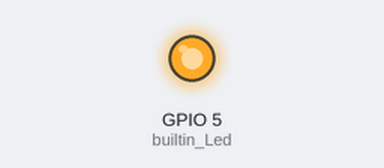
The sketch below on a simulated ESP32. Parts: output pins drawn as LEDs (lit = HIGH). WiFi joins after 1.5 s; servers stay silent unless stated; not simulated (calls return 0 or success): secrets.h; what the sketch prints to the serial monitor is not drawn.

Above: at 0.1 s.
At 2.6 s:
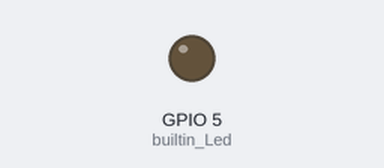
Timing chart, 0 to 4.1 s (numbered marks = the images above):
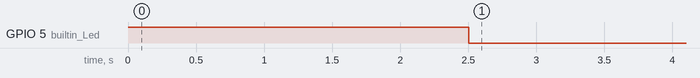

The sketch:

master_test.ino
```cpp
// based on https://gist.github.com/yaqwsx/ac662c9b600ef39a802da0be1b25d32d
// 2018.07.14 jnogues@gmail.com, Jaume Nogués, rPrim Tech
// This sketch shows the use of 802.11 LR (Low Rate)
// master.ino

#include <Arduino.h>
#include <WiFi.h>
#include <WiFiUdp.h>
#include <esp_wifi.h>
#include "secrets.h"

const char* ssid = "kkkkk";//AP ssid
const char* password = "12345678";//AP password
const char* ssidRouter = MYSSID;//STA router ssid
const char* passwordRouter = PASS;//STA router password
WiFiUDP udp;

void setup() {
    pinMode(5, OUTPUT);//builtin Led, for debug
    digitalWrite(5, HIGH);
    Serial.begin( 115200 );
    Serial.println( "Master" );

    //first, we start STA mode and connect to router
    WiFi.mode( WIFI_AP_STA );
    WiFi.begin(ssidRouter,passwordRouter);

    //Wifi connection
    while (WiFi.status() != WL_CONNECTED)
    {
      delay(500);
      Serial.print(".");
    }

    Serial.println("Router WiFi connected");
    Serial.print("IP address: ");
    Serial.println(WiFi.localIP());

    //second, we start AP mode with LR protocol
    //This AP ssid is not visible whith our regular devices
    WiFi.mode( WIFI_AP );//for AP mode
    //here config LR mode
    int a= esp_wifi_set_protocol( WIFI_IF_AP, WIFI_PROTOCOL_LR );
    Serial.println(a);
    WiFi.softAP(ssid, password);
    Serial.println( WiFi.softAPIP() );
    Serial.println("#");//for debug
    delay( 1000 );
    digitalWrite(5, LOW);
    udp.begin( 8888 );
}

void loop()
{
    int size = udp.parsePacket();
    if ( size == 0 )
        return;
    char c = udp.read();
    if ( c == 'b' ){
        digitalWrite(5, !digitalRead(5));//toggle Led
        Serial.println("RECEIVED!");
        Serial.println(millis());
    }
    udp.flush();

//    udp.beginPacket( { 192, 168, 4, 255 }, 8888 );//send a broadcast message
//    udp.write( 'b' );//the payload
//    digitalWrite(5, !digitalRead(5));
//
//    if ( !udp.endPacket() ){
//        Serial.println("NOT SEND!");
//        delay(100);
//        ESP.restart(); // When the connection is bad, the TCP stack refuses to work
//    }
//    else{
//          Serial.println("SEND IT!!");
//    }
//
//    delay( 1000 );//wait a second for the next message
}
```
